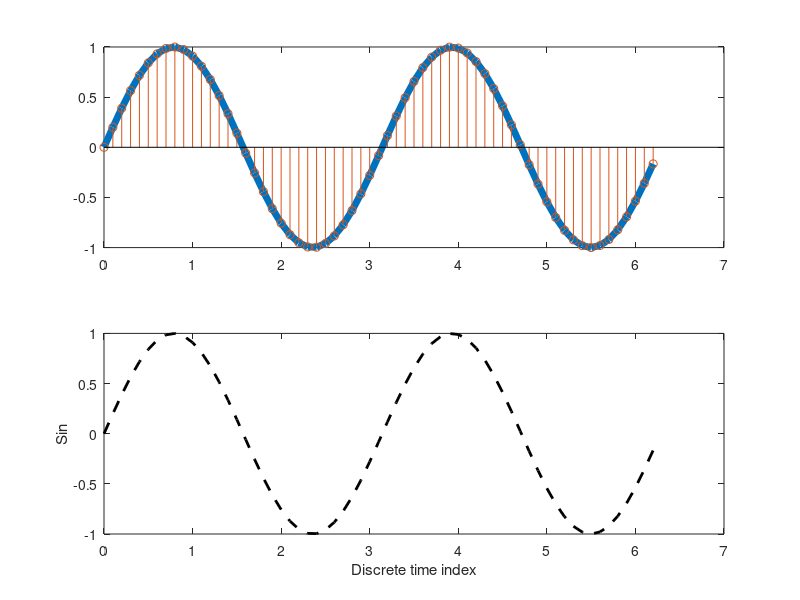

Recreate this plot in MATLAB.
clc
clear
close all

f=2;
Ts=0.1;
n=0:Ts:2*pi;
Xn=sin(n*f);

figure;
subplot(2,1,1 )
plot(n,Xn,"LineWidth",5)
hold on
stem(n,Xn)
hold off
subplot(2,1,2 )
plot(n,Xn,"LineWidth",2,"Color",'k','LineStyle','--')
xlabel("Discrete time index");
ylabel("Sin");




